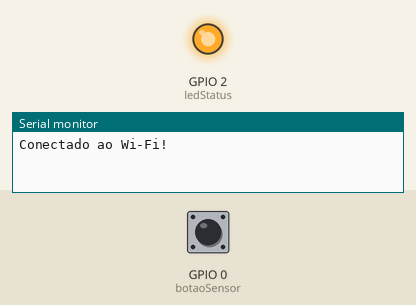
Recording of a sketch running on a simulated ESP32. Parts: output pins drawn as LEDs (lit = HIGH), the last lines printed to the serial monitor. Dashed ring = blinking. Inputs (shaded band) come from the test bench; at power-on: GPIO 0 (botaoSensor) HIGH. WiFi joins after 1.5 s; servers stay silent unless stated; uploads are accepted with an empty reply; random numbers use the default seed unless the sketch sets one.

Above: at 3.2 s.
3.3 s: GPIO 0 (botaoSensor) driven LOW
At 4.5 s:
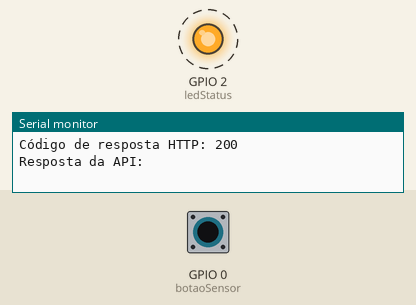
6.3 s: GPIO 0 (botaoSensor) driven HIGH
7.8 s: GPIO 0 (botaoSensor) pulsed LOW 5 times (0.12 s each, 0.3 s apart)
At 9.0 s:
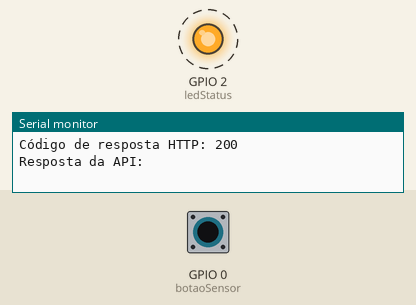
Timing chart, 0 to 10.9 s (numbered marks = the images above; inputs shaded):
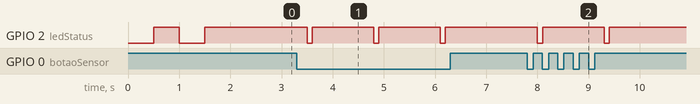

Measured:
- after the input at 3.3 s, GPIO 2 (ledStatus): alternates HIGH for 1.2 s and LOW for 0.10 s, starting after 0.20 s
- after the input at 6.3 s, every drawn part: stays the same
- after the input at 7.8 s, GPIO 2 (ledStatus): alternates HIGH for 1.2 s and LOW for 0.10 s, 4 changes in all, then stays HIGH, starting after 0.20 s

The sketch:

sprint1.ino
```cpp
#include <WiFi.h>
#include <HTTPClient.h>
#include <ArduinoJson.h>

// config wifi
const char* ssid = "Wokwi-GUEST";
const char* password = "";

const char* apiUrl = "http://172.178.12.27:8080/api/rfid";

// pinos
const int botaoSensor = 0;
const int ledStatus = 2;

// rfids mockados de motos existentes no banco de dados
String rfids[] = {
  "ECAAAAAAAAAAAAAAAAAAAAAAMOTTU20293",
  "EC04ABC10000",
  "string",
  "E200001161072C05"
};

int totalRFIDs = sizeof(rfids) / sizeof(rfids[0]);
int rfidIndex = 0;

void setup() {
  Serial.begin(115200);
  pinMode(botaoSensor, INPUT_PULLUP);
  pinMode(ledStatus, OUTPUT);
  digitalWrite(ledStatus, LOW);

  // conexao com wifi
  WiFi.begin(ssid, password);
  while (WiFi.status() != WL_CONNECTED) {
    delay(500);
    digitalWrite(ledStatus, HIGH);
    delay(500);
    digitalWrite(ledStatus, LOW);
  }
  digitalWrite(ledStatus, HIGH);      // se led aceso = conectado
  Serial.println("Conectado ao Wi-Fi!");
}

void loop() {
  if (digitalRead(botaoSensor) == LOW) { // botao pressionado
    String currentRFID = rfids[rfidIndex];
    rfidIndex = (rfidIndex + 1) % totalRFIDs;

    sendRFIDData(currentRFID, 1, random(-30, -60));

    delay(1000);
  }
}

void sendRFIDData(String rfid, int sensorId, int potencia) {
  if (WiFi.status() == WL_CONNECTED) {
    StaticJsonDocument<200> doc;
    doc["rfid"] = rfid;
    doc["sensorId"] = sensorId;
    doc["potenciaSinal"] = potencia;

    String json;
    serializeJson(doc, json);

    HTTPClient http;
    http.begin(apiUrl);
    http.addHeader("Content-Type", "application/json");

    Serial.print("Enviando: ");
    Serial.println(json);

    int httpCode = http.POST(json);
    Serial.print("Código de resposta HTTP: ");
    Serial.println(httpCode);
    if (httpCode > 0) {
      String response = http.getString();
      Serial.println("Resposta da API: " + response);
      digitalWrite(ledStatus, LOW);
      delay(100);
      digitalWrite(ledStatus, HIGH);
    } else {
      Serial.println("Erro no envio! Código: " + String(httpCode));
    }
    http.end();
  }
}
```
